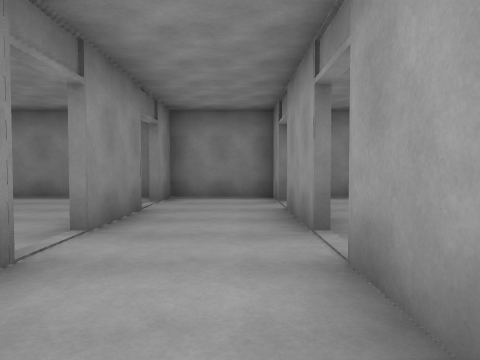
[1] (above)

24 first-person views from a walk through a scene from a Unity 3-D project. The camera is 1.3 m above the floor, tilts 2° down and sees 70° across. The floor is counted in squares, 2 m on a side. Each view is taken from the middle of a square. On the plan, view 1 faces up. The plan holds only what a view shows up to about 10 squares ahead; the rest is blank. The place goes on beyond the plan.

[2]
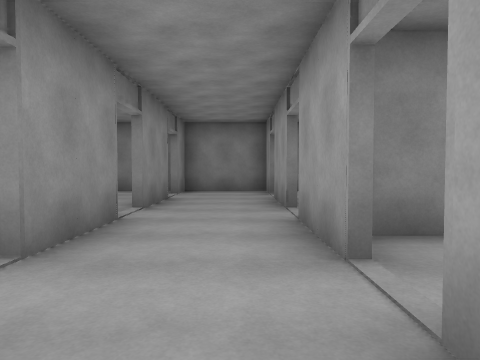

[3]
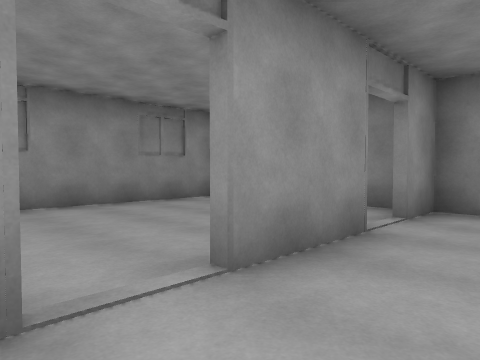

[4]
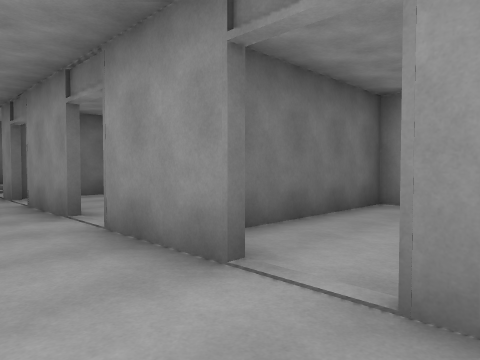

[5]
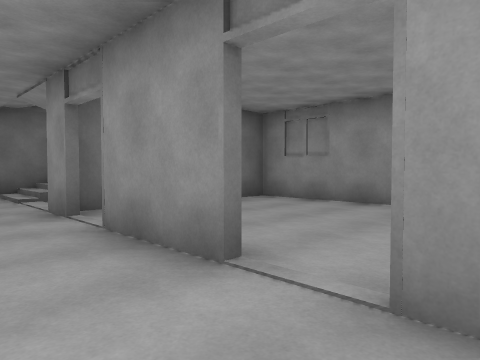

[6]
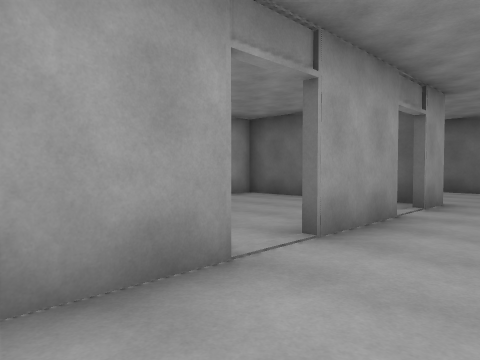

[7]
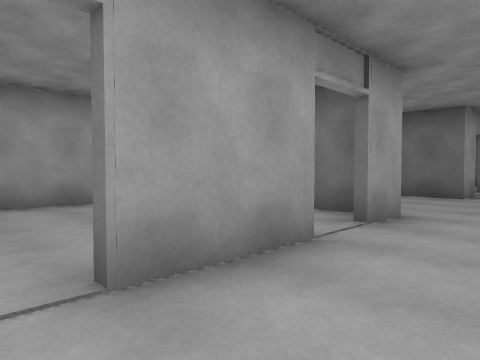

[8]
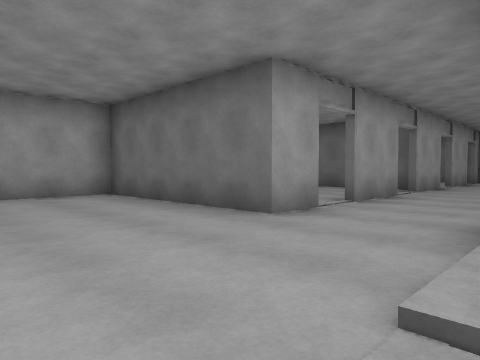

[9]
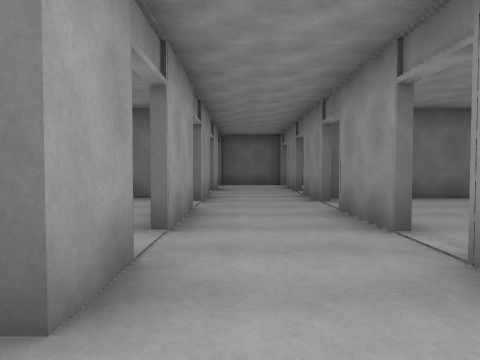

[10]
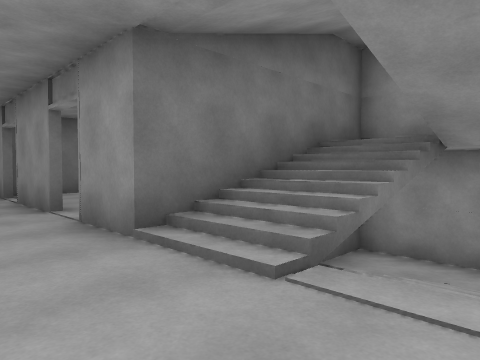

[11]
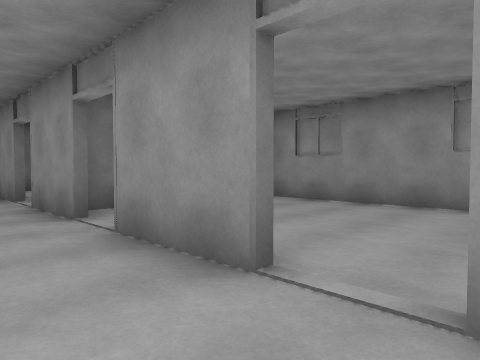

[12]
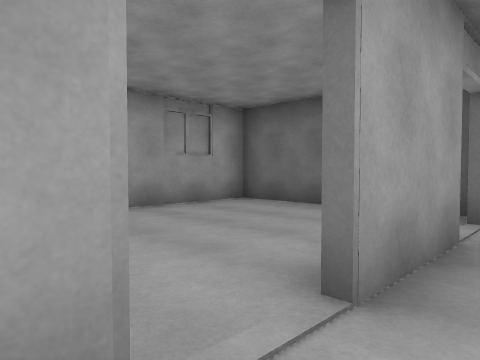

[13]
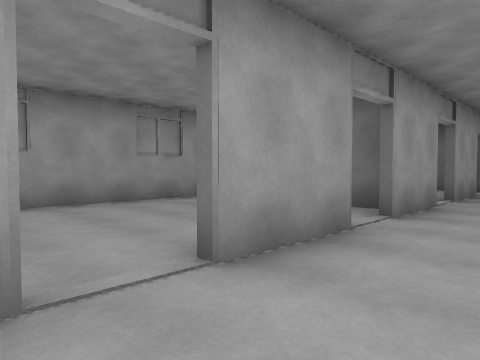

[14]
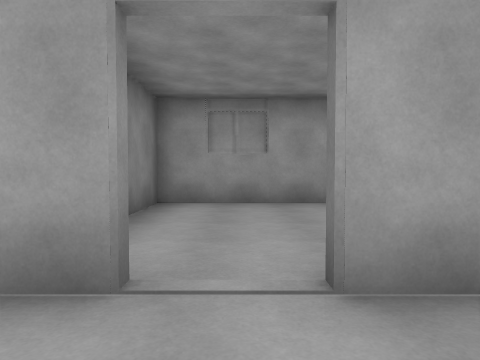

[15]
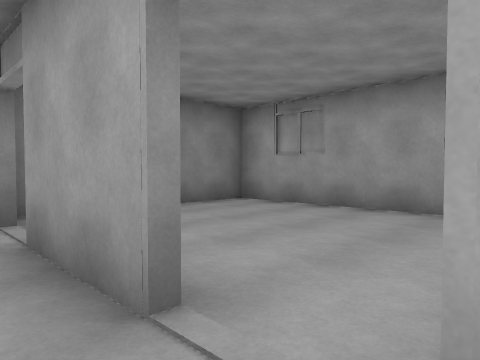

[16]
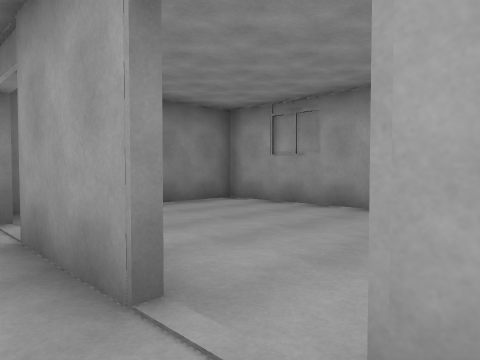

[17]
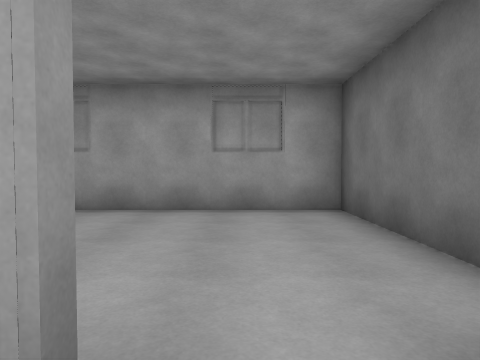

[18]
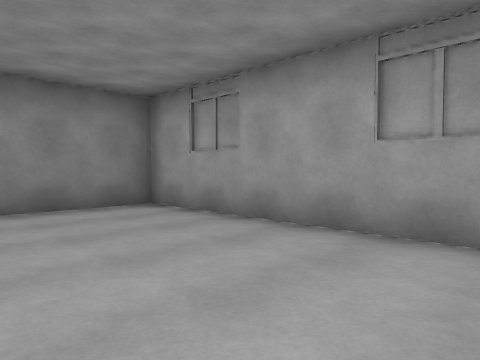

[19]
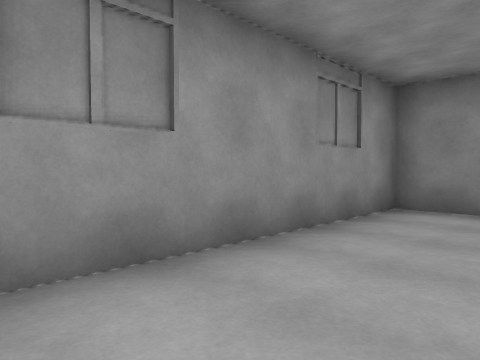

[20]
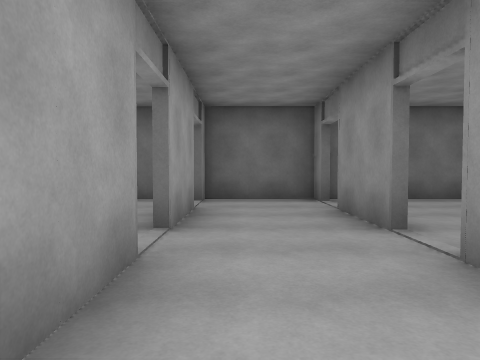

[21]
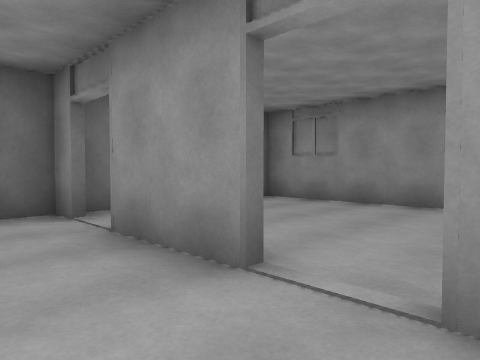

[22]
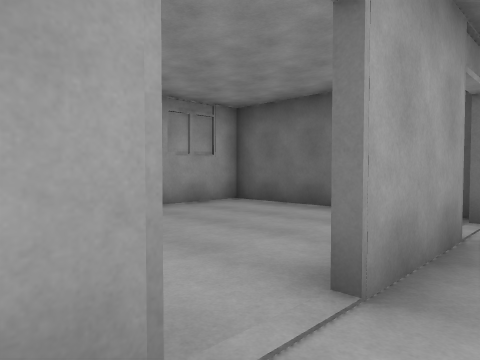

[23]
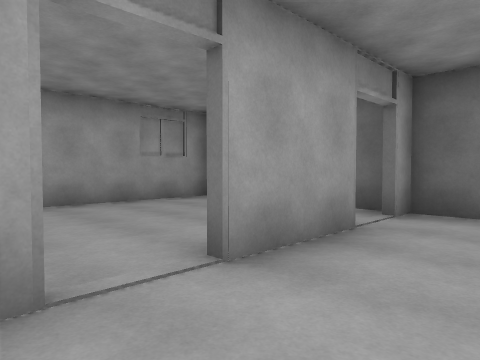

[24]
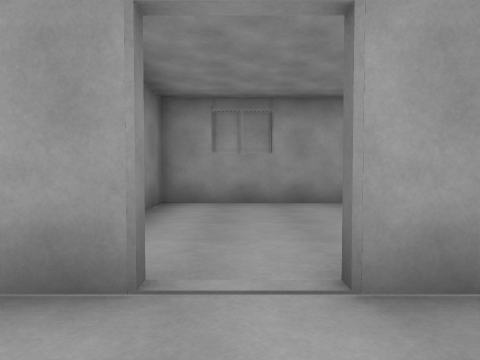

### Floor plan
Key: @ floor where view 1 was taken; # wall or solid block; . main floor; - floor 1.75 m lower than the main floor; / step, stairs or slope.
Columns run from 7 left of view 1 to 6 right of it. Each row starts with its distance up from view 1.
  8 ##############
  7 #....#..#....#
  6 #............#
  5 #....#..#....#
  4 #....#..#....#
  3 #............#
  2 #....#..#....#
  1 ######..######
  0    ....@.....#
 -1 #....#..#....#
 -2 #....#..#....#
 -3 #............#
 -4 #. ###..#....#
 -5 ##  //..######
 -6  #-#//.......#
 -7  #////.......#
 -8  #####..######
 -9      #..#....#
-10 #............#
-11 #....#..#....#
-12 #....#..#....#
-13 #............#
-14 ######..######
-15      #..#....#
-16  ............#
-17 #....#..#....#
-18 #....#..#....#
-19 #............#
-20 #....#..#....#
-21 ##############

Where each view was taken, in squares from view 1:
view 1: 0 up, 0 right, facing up
view 2: 2 down, 0 right, facing up
view 3: 2 up, 0 right, facing up-left
view 4: 4 up, 0 right, facing down-left
view 5: 1 up, 0 right, facing down-left
view 6: 2 up, 1 left, facing down-right
view 7: 0 up, 1 left, facing down-right
view 8: 5 down, 2 left, facing down-right
view 9: 7 down, 0 right, facing down
view 10: 5 down, 0 right, facing down-left
view 11: 9 down, 0 right, facing down-left
view 12: 9 down, 0 right, facing down-right
view 13: 9 down, 1 left, facing down-right
view 14: 10 down, 1 left, facing right
view 15: 4 down, 0 right, facing up-right
view 16: 2 up, 0 right, facing up-right
view 17: 3 up, 0 right, facing right
view 18: 2 up, 2 right, facing up-right
view 19: 2 up, 4 left, facing up-left
view 20: 13 down, 0 right, facing down
view 21: 15 down, 0 right, facing down-left
view 22: 15 down, 0 right, facing down-right
view 23: 15 down, 1 left, facing down-right
view 24: 16 down, 1 left, facing right
